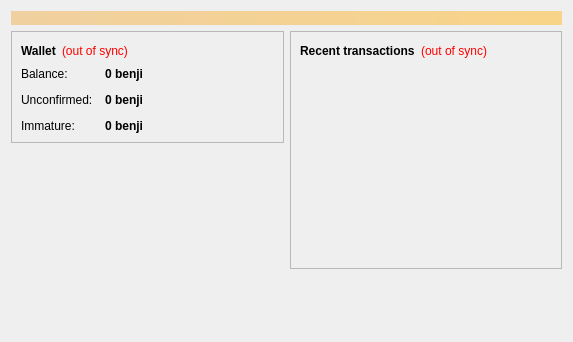
<?xml version="1.0" encoding="UTF-8"?>
<ui version="4.0">
 <class>OverviewPage</class>
 <widget class="QWidget" name="OverviewPage">
  <property name="geometry">
   <rect>
    <x>0</x>
    <y>0</y>
    <width>573</width>
    <height>342</height>
   </rect>
  </property>
  <property name="windowTitle">
   <string>Form</string>
  </property>
  <layout class="QVBoxLayout" name="topLayout">
   <item>
    <widget class="QLabel" name="labelAlerts">
     <property name="visible">
      <bool>false</bool>
     </property>
     <property name="styleSheet">
      <string notr="true">background-color: qlineargradient(x1: 0, y1: 0, x2: 1, y2: 0, stop:0 #F0D0A0, stop:1 #F8D488); color:#000000;</string>
     </property>
     <property name="wordWrap">
      <bool>true</bool>
     </property>
     <property name="margin">
      <number>3</number>
     </property>
    </widget>
   </item>
   <item>
    <layout class="QHBoxLayout" name="horizontalLayout" stretch="1,1">
     <item>
      <layout class="QVBoxLayout" name="verticalLayout_2">
       <item>
        <widget class="QFrame" name="frame">
         <property name="frameShape">
          <enum>QFrame::StyledPanel</enum>
         </property>
         <property name="frameShadow">
          <enum>QFrame::Raised</enum>
         </property>
         <layout class="QVBoxLayout" name="verticalLayout_4">
          <item>
           <layout class="QHBoxLayout" name="horizontalLayout_4">
            <item>
             <widget class="QLabel" name="label_5">
              <property name="font">
               <font>
                <weight>75</weight>
                <bold>true</bold>
               </font>
              </property>
              <property name="text">
               <string>Wallet</string>
              </property>
             </widget>
            </item>
            <item>
             <widget class="QLabel" name="labelWalletStatus">
              <property name="toolTip">
               <string>The displayed information may be out of date. Your wallet automatically synchronizes with the BENJIROLLS network after a connection is established, but this process has not completed yet.</string>
              </property>
              <property name="styleSheet">
               <string notr="true">QLabel { color: red; }</string>
              </property>
              <property name="text">
               <string notr="true">(out of sync)</string>
              </property>
              <property name="alignment">
               <set>Qt::AlignLeading|Qt::AlignLeft|Qt::AlignVCenter</set>
              </property>
             </widget>
            </item>
            <item>
             <spacer name="horizontalSpacer_2">
              <property name="orientation">
               <enum>Qt::Horizontal</enum>
              </property>
              <property name="sizeHint" stdset="0">
               <size>
                <width>40</width>
                <height>20</height>
               </size>
              </property>
             </spacer>
            </item>
           </layout>
          </item>
          <item>
           <layout class="QFormLayout" name="formLayout_2">
            <property name="fieldGrowthPolicy">
             <enum>QFormLayout::AllNonFixedFieldsGrow</enum>
            </property>
            <property name="horizontalSpacing">
             <number>12</number>
            </property>
            <property name="verticalSpacing">
             <number>12</number>
            </property>
            <item row="0" column="0">
             <widget class="QLabel" name="label">
              <property name="text">
               <string>Balance:</string>
              </property>
             </widget>
            </item>
            <item row="0" column="1">
             <widget class="QLabel" name="labelBalance">
              <property name="font">
               <font>
                <weight>75</weight>
                <bold>true</bold>
               </font>
              </property>
              <property name="cursor">
               <cursorShape>IBeamCursor</cursorShape>
              </property>
              <property name="toolTip">
               <string>Your current balance</string>
              </property>
              <property name="text">
               <string notr="true">0 benji</string>
              </property>
              <property name="textInteractionFlags">
               <set>Qt::LinksAccessibleByMouse|Qt::TextSelectableByKeyboard|Qt::TextSelectableByMouse</set>
              </property>
             </widget>
            </item>
            <item row="1" column="0">
             <widget class="QLabel" name="label_3">
              <property name="text">
               <string>Unconfirmed:</string>
              </property>
             </widget>
            </item>
            <item row="1" column="1">
             <widget class="QLabel" name="labelUnconfirmed">
              <property name="font">
               <font>
                <weight>75</weight>
                <bold>true</bold>
               </font>
              </property>
              <property name="cursor">
               <cursorShape>IBeamCursor</cursorShape>
              </property>
              <property name="toolTip">
               <string>Total of transactions that have yet to be confirmed, and do not yet count toward the current balance</string>
              </property>
              <property name="text">
               <string notr="true">0 benji</string>
              </property>
              <property name="textInteractionFlags">
               <set>Qt::LinksAccessibleByMouse|Qt::TextSelectableByKeyboard|Qt::TextSelectableByMouse</set>
              </property>
             </widget>
            </item>
            <item row="2" column="0">
             <widget class="QLabel" name="labelImmatureText">
              <property name="text">
               <string>Immature:</string>
              </property>
             </widget>
            </item>
            <item row="2" column="1">
             <widget class="QLabel" name="labelImmature">
              <property name="font">
               <font>
                <weight>75</weight>
                <bold>true</bold>
               </font>
              </property>
              <property name="toolTip">
               <string>Mined balance that has not yet matured</string>
              </property>
              <property name="text">
               <string notr="true">0 benji</string>
              </property>
              <property name="textInteractionFlags">
               <set>Qt::LinksAccessibleByMouse|Qt::TextSelectableByKeyboard|Qt::TextSelectableByMouse</set>
              </property>
             </widget>
            </item>
           </layout>
          </item>
         </layout>
        </widget>
       </item>
       <item>
        <spacer name="verticalSpacer">
         <property name="orientation">
          <enum>Qt::Vertical</enum>
         </property>
         <property name="sizeHint" stdset="0">
          <size>
           <width>20</width>
           <height>40</height>
          </size>
         </property>
        </spacer>
       </item>
      </layout>
     </item>
     <item>
      <layout class="QVBoxLayout" name="verticalLayout_3">
       <item>
        <widget class="QFrame" name="frame_2">
         <property name="frameShape">
          <enum>QFrame::StyledPanel</enum>
         </property>
         <property name="frameShadow">
          <enum>QFrame::Raised</enum>
         </property>
         <layout class="QVBoxLayout" name="verticalLayout">
          <item>
           <layout class="QHBoxLayout" name="horizontalLayout_2">
            <item>
             <widget class="QLabel" name="label_4">
              <property name="text">
               <string>&lt;b&gt;Recent transactions&lt;/b&gt;</string>
              </property>
             </widget>
            </item>
            <item>
             <widget class="QLabel" name="labelTransactionsStatus">
              <property name="toolTip">
               <string>The displayed information may be out of date. Your wallet automatically synchronizes with the BENJIROLLS network after a connection is established, but this process has not completed yet.</string>
              </property>
              <property name="styleSheet">
               <string notr="true">QLabel { color: red; }</string>
              </property>
              <property name="text">
               <string notr="true">(out of sync)</string>
              </property>
              <property name="alignment">
               <set>Qt::AlignRight|Qt::AlignTrailing|Qt::AlignVCenter</set>
              </property>
             </widget>
            </item>
            <item>
             <spacer name="horizontalSpacer">
              <property name="orientation">
               <enum>Qt::Horizontal</enum>
              </property>
              <property name="sizeHint" stdset="0">
               <size>
                <width>40</width>
                <height>20</height>
               </size>
              </property>
             </spacer>
            </item>
           </layout>
          </item>
          <item>
           <widget class="QListView" name="listTransactions">
            <property name="styleSheet">
             <string notr="true">QListView { background: transparent; }</string>
            </property>
            <property name="frameShape">
             <enum>QFrame::NoFrame</enum>
            </property>
            <property name="verticalScrollBarPolicy">
             <enum>Qt::ScrollBarAlwaysOff</enum>
            </property>
            <property name="horizontalScrollBarPolicy">
             <enum>Qt::ScrollBarAlwaysOff</enum>
            </property>
            <property name="selectionMode">
             <enum>QAbstractItemView::NoSelection</enum>
            </property>
           </widget>
          </item>
         </layout>
        </widget>
       </item>
       <item>
        <spacer name="verticalSpacer_2">
         <property name="orientation">
          <enum>Qt::Vertical</enum>
         </property>
         <property name="sizeHint" stdset="0">
          <size>
           <width>20</width>
           <height>40</height>
          </size>
         </property>
        </spacer>
       </item>
      </layout>
     </item>
    </layout>
   </item>
  </layout>
 </widget>
 <resources/>
 <connections/>
</ui>
